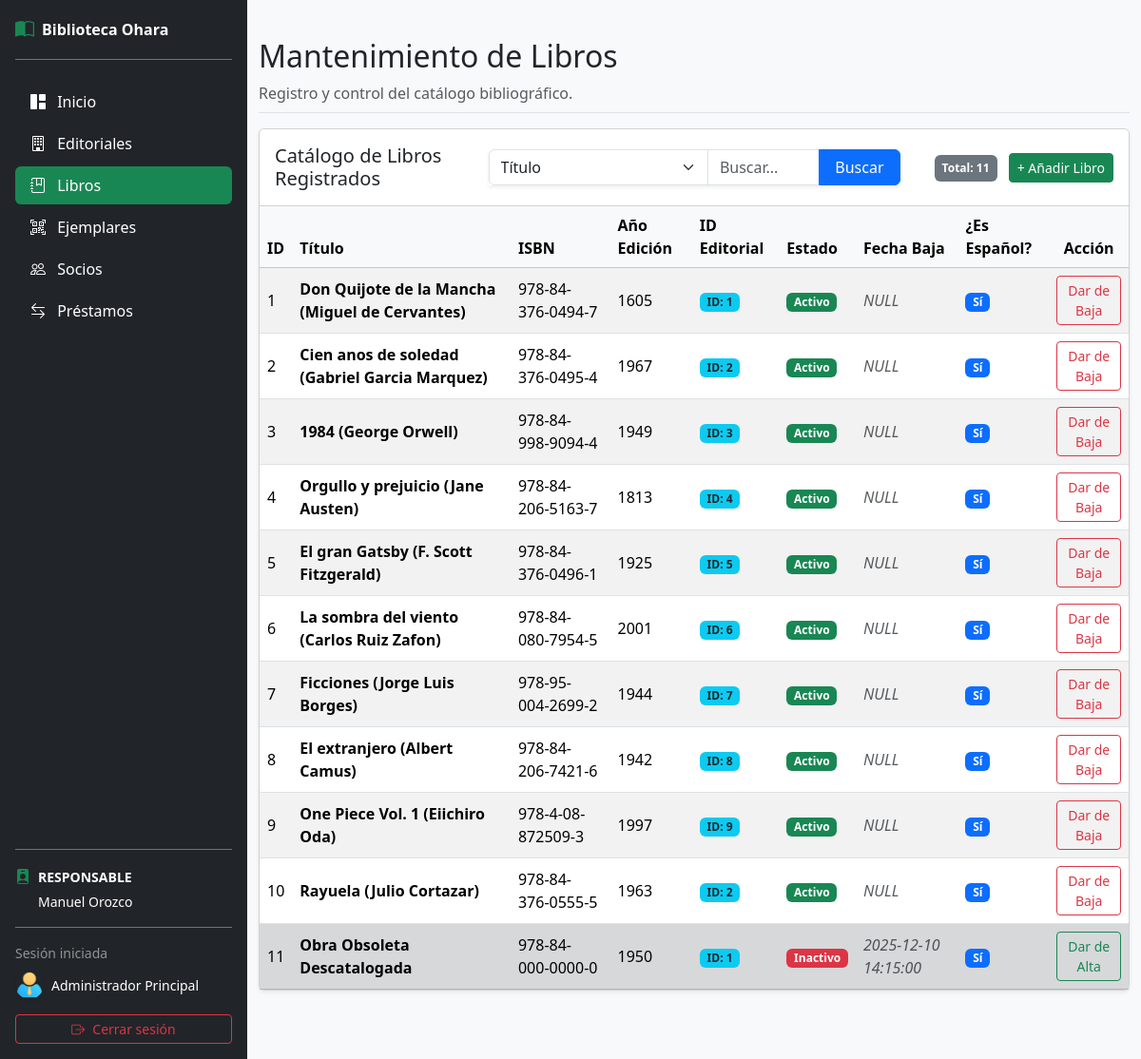
The app's page /libros.php (signed in) with its own data.
### tables this page shows
CREATE TABLE libros_manuel (
    id_libro INT AUTO_INCREMENT PRIMARY KEY,
    id_editorial INT NOT NULL,
    titulo VARCHAR(150) NOT NULL,
    isbn VARCHAR(20) DEFAULT NULL,
    anio_edicion INT DEFAULT NULL,
    esta_espanol BOOLEAN DEFAULT TRUE,
    url_imagen VARCHAR(255) DEFAULT NULL,
    fecha_baja DATETIME DEFAULT NULL,
    CONSTRAINT fk_libro_editorial FOREIGN KEY (id_editorial) 
        REFERENCES editorial_carlos(id_editorial) 
        ON DELETE RESTRICT ON UPDATE CASCADE
);

### libros.php (the view, shortened to what this page needs)
<?php
$mostrar_formulario = false;
$busqueda = isset($_GET['busqueda']) ? trim($_GET['busqueda']) : '';
$criterio = isset($_GET['criterio']) ? $_GET['criterio'] : 'titulo';
try {
    $conexion = new PDO('mysql:host=db;dbname=biblioteca_ohara;charset=utf8', 'admin', 'admin');
    $conexion->setAttribute(PDO::ATTR_ERRMODE, PDO::ERRMODE_EXCEPTION);
    $libros = [];
    try {
        if ($busqueda !== '') {
            $columna = ($criterio === 'anio_edicion') ? 'anio_edicion' : 'titulo';
            $sql = "SELECT id_libro, id_editorial, titulo, isbn, anio_edicion, fecha_baja, esta_espanol
                    FROM libros_manuel
                    WHERE $columna LIKE :busqueda";
            $stmt = $conexion->prepare($sql);
            $stmt->execute(['busqueda' => '%' . $busqueda . '%']);
        } else {
            $sql = "SELECT id_libro, id_editorial, titulo, isbn, anio_edicion, fecha_baja, esta_espanol
                    FROM libros_manuel";
            $stmt = $conexion->query($sql);
        }
        $libros = $stmt->fetchAll(PDO::FETCH_ASSOC);
    } catch (PDOException $e) {
        $error_db = "Error en la consulta: " . $e->getMessage();
    }
} catch (PDOException $e) {
    $libros = [];
    $error_conexion = $e->getMessage();
}
include_once('header.php');
?>
<div class="container-fluid py-4 vh-100 overflow-auto">
    <div class="row">
        <div class="col-12">
            <div class="d-flex justify-content-between flex-wrap flex-md-nowrap align-items-center pt-3 pb-2 mb-3 border-bottom">
                <div>
                    <h1 class="h2">Mantenimiento de Libros</h1>
                    <p class="text-muted mb-0">Registro y control del catálogo bibliográfico.</p>
                </div>
            </div>
            <?php if (!$mostrar_formulario): ?>
                <div class="card shadow-sm mb-5">
                    <div class="card-header bg-white py-3">
                        <div class="row align-items-center g-3">
                            <div class="col-xl-3 col-lg-4 col-md-12">
                                <h2 class="h5 card-title mb-0">Catálogo de Libros Registrados</h2>
                            </div>
                            <div class="col-xl-6 col-lg-5 col-md-8 col-12">
                                <form action="" method="GET" class="input-group mb-0 shadow-sm">
                                    <select name="criterio" class="form-select w-auto">
                                        <option value="titulo" <?= ($criterio === 'titulo') ? 'selected' : ''; ?>>Título</option>
                                    </select>
                                    <input type="text"
                                           name="busqueda"
                                           class="form-control"
                                           placeholder="Buscar..."
                                           value="<?= htmlspecialchars($busqueda, ENT_QUOTES, 'UTF-8'); ?>">
                                    <button class="btn btn-primary px-3" type="submit">Buscar</button>
                                </form>
                            </div>
                            <div class="col-xl-3 col-lg-3 col-md-4 col-12 text-md-end text-start">
                                <span class="badge bg-secondary me-2 p-2">Total: <?= count($libros) ?></span>
                                <a href="libros.php?vista=formulario" class="btn btn-success btn-sm">+ Añadir Libro</a>
                            </div>
                        </div>
                    </div>
                    <div class="card-body p-0">
                        <div class="table-responsive">
                            <table class="table table-striped table-hover align-middle mb-0">
                                <thead class="table-light">
                                    <tr>
                                        <th>ID</th>
                                        <th>Título</th>
                                        <th>ISBN</th>
                                        <th>Año Edición</th>
                                        <th>ID Editorial</th>
                                        <th>Estado</th>
                                        <th>Fecha Baja</th>
                                        <th>¿Es Español?</th>
                                        <th class="text-center">Acción</th>
                                    </tr>
                                </thead>
                                <tbody>
                                    <?php if (count($libros) > 0): ?>
                                        <?php foreach ($libros as $libro): ?>
                                            <?php $es_activo = empty($libro['fecha_baja']); ?>
                                            <tr class="<?= $es_activo ? '' : 'table-secondary' ?>"
                                                role="button"
                                                onclick="window.location.href='libros.php?editar=<?= $libro['id_libro'] ?>'"
                                                title="Haz clic en la fila para editar">
                                                <td><?= htmlspecialchars($libro['id_libro']) ?></td>
                                                <td class="fw-bold"><?= htmlspecialchars($libro['titulo']) ?></td>
                                                <td><?= htmlspecialchars($libro['isbn']) ?></td>
                                                <td><?= htmlspecialchars($libro['anio_edicion']) ?></td>
                                                <td><span class="badge bg-info text-dark">ID: <?= htmlspecialchars($libro['id_editorial']) ?></span></td>
                                                <td>
                                                    <?php if ($es_activo): ?>
                                                        <span class="badge bg-success">Activo</span>
                                                    <?php else: ?>
                                                        <span class="badge bg-danger">Inactivo</span>
                                                    <?php endif; ?>
                                                </td>
                                                <td class="text-muted">
                                                    <em><?= $es_activo ? 'NULL' : htmlspecialchars($libro['fecha_baja']) ?></em>
                                                </td>
                                                <td>
                                                    <?php if (isset($libro['esta_espanol']) && $libro['esta_espanol'] !== null): ?>
                                                        <?= ($libro['esta_espanol'] == 1) ? '<span class="badge bg-primary">Sí</span>' : '<span class="badge bg-warning text-dark">No</span>' ?>
                                                    <?php else: ?>
                                                        <span class="badge bg-secondary">Desconocido</span>
                                                    <?php endif; ?>
                                                </td>
                                                <td class="text-center">
                                                    <?php if ($es_activo): ?>
                                                        <a href="libros.php?baja=<?= $libro['id_libro'] ?>"
                                                            class="btn btn-sm btn-outline-danger"
                                                            onclick="event.stopPropagation(); return confirm('¿Estás seguro de dar de baja este libro?');">
                                                            Dar de Baja
                                                        </a>
                                                    <?php else: ?>
                                                        <a href="libros.php?alta=<?= $libro['id_libro'] ?>"
                                                            class="btn btn-sm btn-outline-success"
                                                            onclick="event.stopPropagation(); return confirm('¿Deseas dar de alta este libro de nuevo?');">
                                                            Dar de Alta
                                                        </a>
                                                    <?php endif; ?>
                                                </td>
                                            </tr>
                                        <?php endforeach; ?>
                                    <?php else: ?>
                                        <tr>
                                            <td colspan="9" class="text-center py-4 text-muted">No hay libros registrados con ese criterio de búsqueda.</td>
                                        </tr>
                                    <?php endif; ?>
                                </tbody>
                            </table>
                        </div>
                    </div>
                </div>
            <?php endif; ?>
        </div>
    </div>
</div>
<?php
include_once('footer.php');
?>

### header.php (style rules this page uses)
body { background-color: #f8f9fa !important; }

### records on screen
libros_manuel: id_libro "1", titulo "Don Quijote de la Mancha (Miguel de Cervantes)", isbn "978-84-376-0494-7", anio_edicion "1605", id_editorial "1", shows "Activo", shows "NULL", esta_espanol "Sí"
libros_manuel: id_libro "2", titulo "Cien anos de soledad (Gabriel Garcia Marquez)", isbn "978-84-376-0495-4", anio_edicion "1967", id_editorial "2", shows "Activo", shows "NULL", esta_espanol "Sí"
libros_manuel: id_libro "3", titulo "1984 (George Orwell)", isbn "978-84-998-9094-4", anio_edicion "1949", id_editorial "3", shows "Activo", shows "NULL", esta_espanol "Sí"
libros_manuel: id_libro "4", titulo "Orgullo y prejuicio (Jane Austen)", isbn "978-84-206-5163-7", anio_edicion "1813", id_editorial "4", shows "Activo", shows "NULL", esta_espanol "Sí"
libros_manuel: id_libro "5", titulo "El gran Gatsby (F. Scott Fitzgerald)", isbn "978-84-376-0496-1", anio_edicion "1925", id_editorial "5", shows "Activo", shows "NULL", esta_espanol "Sí"
libros_manuel: id_libro "6", titulo "La sombra del viento (Carlos Ruiz Zafon)", isbn "978-84-080-7954-5", anio_edicion "2001", id_editorial "6", shows "Activo", shows "NULL", esta_espanol "Sí"
libros_manuel: id_libro "7", titulo "Ficciones (Jorge Luis Borges)", isbn "978-95-004-2699-2", anio_edicion "1944", id_editorial "7", shows "Activo", shows "NULL", esta_espanol "Sí"
libros_manuel: id_libro "8", titulo "El extranjero (Albert Camus)", isbn "978-84-206-7421-6", anio_edicion "1942", id_editorial "8", shows "Activo", shows "NULL", esta_espanol "Sí"
libros_manuel: id_libro "9", titulo "One Piece Vol. 1 (Eiichiro Oda)", isbn "978-4-08-872509-3", anio_edicion "1997", id_editorial "9", shows "Activo", shows "NULL", esta_espanol "Sí"
libros_manuel: id_libro "10", titulo "Rayuela (Julio Cortazar)", isbn "978-84-376-0555-5", anio_edicion "1963", id_editorial "2", shows "Activo", shows "NULL", esta_espanol "Sí"
libros_manuel: id_libro "11", titulo "Obra Obsoleta Descatalogada", isbn "978-84-000-0000-0", anio_edicion "1950", id_editorial "1", shows "Inactivo", fecha_baja "2025-12-10 14:15:00", esta_espanol "Sí"

### other values on screen
$responsable "Manuel Orozco"
$_SESSION['usuario']['nombre_completo'] "Administrador Principal"
count($libros) "11"
